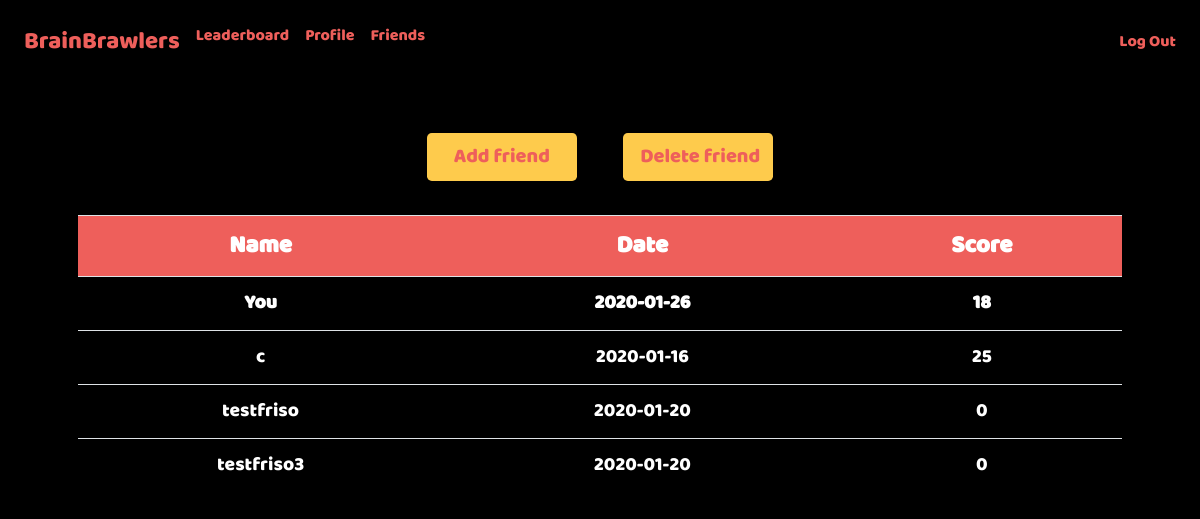
The app's page /friends (signed in) with its own data.
### tables this page shows
CREATE TABLE 'users' ('id' integer PRIMARY KEY AUTOINCREMENT NOT NULL, 'username' text NOT NULL, 'hash' text NOT NULL, 'highscore' integer NOT NULL, 'date'  date NOT NULL DEFAULT CURRENT_DATE  );

### application.py (the view)
@app.route("/friends", methods=["GET"])
@login_required
def friends():
    friends = set([friend["friendname"] for friend in db.execute("SELECT friendname FROM friends WHERE user_id= :user_id", user_id=session["user_id"])])
    highscores = sum([db.execute("SELECT username, highscore, date FROM users WHERE username=:username", username=friend) for friend in friends], [])
    highscores = sorted(highscores, key=lambda k:k["highscore"], reverse=True)
    yourscore = db.execute("SELECT highscore, date FROM users WHERE id=:user_id", user_id=session["user_id"])
    return render_template("friends/friends.html", highscores=highscores, yourscore=yourscore[0])

### application.py (called while the page is built)
@app.after_request
def after_request(response):
    response.headers["Cache-Control"] = "no-cache, no-store, must-revalidate"
    response.headers["Expires"] = 0
    response.headers["Pragma"] = "no-cache"
    return response

### helpers.py (called while the page is built)
def login_required(f):
    @wraps(f)
    def decorated_function(*args, **kwargs):
        if session.get("user_id") is None:
            return redirect("/index")
        return f(*args, **kwargs)
    return decorated_function

### templates/friends/friends.html (shortened to what this page needs)
{% extends "layout.html" %}
{% block css %}
<link href="/static/css/index_style.css" rel="stylesheet">
{% endblock %}
{% block main %}
    <p>
        <br>
        <br>
    </p>
    <a href="/add_friend"><button type="button" class="btn btn-lg">Add friend</button></a>
    <a href="/delete_friend"><button type="submit" class="btn btn-lg">Delete friend</button></a>
    <table id=table class="table table-striped" style="width:100%">
        <link href="/static/css/leaderboard.css" rel="stylesheet">
        <tr>
            <th>Name</th>
            <th>Date</th>
            <th>Score</th>
        </tr>
        <tr>
            <td><strong>You</strong></td>
            <td><strong>{{ yourscore.date }}</strong></td>
            <td><strong>{{ yourscore.highscore }}</strong></td>
        </tr>
    {% for highscore in highscores %}
        <tr>
            <td>{{ highscore.username }}</td>
            <td>{{ highscore.date }}</td>
            <td>{{ highscore.highscore }}</td>
        </tr>
    {% endfor %}
    </table>
{% endblock %}

### static/css/basic_style.css (style rules this page uses)
body { background-color: #000000; }
.btn { width: 150px; font-family: Baloo Regular, Baloo; text-align: center; color: #ee5f5b; background-color: #fecb4c; margin-top: 2%; margin-bottom: 1%; }

### static/css/index_style.css (style rules this page uses)
.btn { margin-left: 2%; margin-right: 2%; }

### static/css/leaderboard.css (style rules this page uses)
#table { margin-left:auto; margin-right:auto; color: white; font-family: Baloo Regular, Baloo; }
th { background-color: #ee5f5b; font-size: 150%; font-weight: bold; }
td { background-color: black; font-size: 120%; }

### records on screen
users: date "2020-01-26", highscore "18"
users: username "c", date "2020-01-16", highscore "25"
users: username "testfriso", date "2020-01-20", highscore "0"
users: username "testfriso3", date "2020-01-20", highscore "0"
